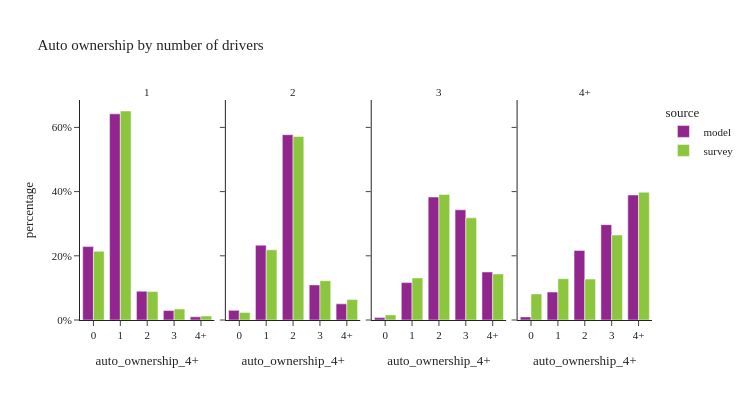

Write notebook code for a chart like this one.
### Code cell
util.plot_share_facetbar(hh_data.loc[hh_data['num_drivers_4+']!="0"], 'hh_weight', share_col="auto_ownership_4+", title="Auto ownership by number of drivers", 
                            facet_col="num_drivers_4+", facet_col_wrap=4, height=400, orientation='v')

### Figure 1 — Plotly figure (JSON) as saved in the notebook; plotly's stock layout.template omitted (floating-point values rounded to 4 significant figures)
{"data": [{"alignmentgroup": "True", "customdata": [[119922], [336731], [47062], [15460], [5183]], "hovertemplate": "source=model<br>num_drivers_4+=1<br>auto_ownership_4+=%{x}<br>percentage=%{y}<br>sample_size=%{customdata[0]}<extra></extra>", "legendgroup": "model", "marker": {"color": "#91268F", "pattern": {"shape": ""}}, "name": "model", "offsetgroup": "model", "orientation": "v", "showlegend": true, "textposition": "auto", "type": "bar", "x": ["0", "1", "2", "3", "4+"], "xaxis": "x", "y": [0.2287, 0.6422, 0.08975, 0.02948, 0.009884], "yaxis": "y"}, {"alignmentgroup": "True", "customdata": [[25649], [199312], [493564], [93472], [43019]], "hovertemplate": "source=model<br>num_drivers_4+=2<br>auto_ownership_4+=%{x}<br>percentage=%{y}<br>sample_size=%{customdata[0]}<extra></extra>", "legendgroup": "model", "marker": {"color": "#91268F", "pattern": {"shape": ""}}, "name": "model", "offsetgroup": "model", "orientation": "v", "showlegend": false, "textposition": "auto", "type": "bar", "x": ["0", "1", "2", "3", "4+"], "xaxis": "x2", "y": [0.03, 0.2331, 0.5773, 0.1093, 0.05031], "yaxis": "y2"}, {"alignmentgroup": "True", "customdata": [[1555], [24208], [79649], [71346], [31097]], "hovertemplate": "source=model<br>num_drivers_4+=3<br>auto_ownership_4+=%{x}<br>percentage=%{y}<br>sample_size=%{customdata[0]}<extra></extra>", "legendgroup": "model", "marker": {"color": "#91268F", "pattern": {"shape": ""}}, "name": "model", "offsetgroup": "model", "orientation": "v", "showlegend": false, "textposition": "auto", "type": "bar", "x": ["0", "1", "2", "3", "4+"], "xaxis": "x3", "y": [0.007481, 0.1165, 0.3832, 0.3432, 0.1496], "yaxis": "y3"}, {"alignmentgroup": "True", "customdata": [[1437], [12945], [32248], [44196], [57933]], "hovertemplate": "source=model<br>num_drivers_4+=4+<br>auto_ownership_4+=%{x}<br>percentage=%{y}<br>sample_size=%{customdata[0]}<extra></extra>", "legendgroup": "model", "marker": {"color": "#91268F", "pattern": {"shape": ""}}, "name": "model", "offsetgroup": "model", "orientation": "v", "showlegend": false, "textposition": "auto", "type": "bar", "x": ["0", "1", "2", "3", "4+"], "xaxis": "x4", "y": [0.00966, 0.08702, 0.2168, 0.2971, 0.3894], "yaxis": "y4"}, {"alignmentgroup": "True", "customdata": [[511], [994], [125], [25], [14]], "hovertemplate": "source=survey<br>num_drivers_4+=1<br>auto_ownership_4+=%{x}<br>percentage=%{y}<br>sample_size=%{customdata[0]}<extra></extra>", "legendgroup": "survey", "marker": {"color": "#8CC63E", "pattern": {"shape": ""}}, "name": "survey", "offsetgroup": "survey", "orientation": "v", "showlegend": true, "textposition": "auto", "type": "bar", "x": ["0", "1", "2", "3", "4+"], "xaxis": "x", "y": [0.214, 0.6511, 0.08845, 0.03391, 0.01251], "yaxis": "y"}, {"alignmentgroup": "True", "customdata": [[114], [626], [868], [161], [57]], "hovertemplate": "source=survey<br>num_drivers_4+=2<br>auto_ownership_4+=%{x}<br>percentage=%{y}<br>sample_size=%{customdata[0]}<extra></extra>", "legendgroup": "survey", "marker": {"color": "#8CC63E", "pattern": {"shape": ""}}, "name": "survey", "offsetgroup": "survey", "orientation": "v", "showlegend": false, "textposition": "auto", "type": "bar", "x": ["0", "1", "2", "3", "4+"], "xaxis": "x2", "y": [0.02352, 0.2186, 0.5719, 0.1224, 0.0636], "yaxis": "y2"}, {"alignmentgroup": "True", "customdata": [[8], [50], [97], [74], [27]], "hovertemplate": "source=survey<br>num_drivers_4+=3<br>auto_ownership_4+=%{x}<br>percentage=%{y}<br>sample_size=%{customdata[0]}<extra></extra>", "legendgroup": "survey", "marker": {"color": "#8CC63E", "pattern": {"shape": ""}}, "name": "survey", "offsetgroup": "survey", "orientation": "v", "showlegend": false, "textposition": "auto", "type": "bar", "x": ["0", "1", "2", "3", "4+"], "xaxis": "x3", "y": [0.01595, 0.1311, 0.391, 0.3183, 0.1436], "yaxis": "y3"}, {"alignmentgroup": "True", "customdata": [[6], [24], [24], [29], [36]], "hovertemplate": "source=survey<br>num_drivers_4+=4+<br>auto_ownership_4+=%{x}<br>percentage=%{y}<br>sample_size=%{customdata[0]}<extra></extra>", "legendgroup": "survey", "marker": {"color": "#8CC63E", "pattern": {"shape": ""}}, "name": "survey", "offsetgroup": "survey", "orientation": "v", "showlegend": false, "textposition": "auto", "type": "bar", "x": ["0", "1", "2", "3", "4+"], "xaxis": "x4", "y": [0.08121, 0.1287, 0.1274, 0.2647, 0.398], "yaxis": "y4"}], "layout": {"annotations": [{"font": {}, "showarrow": false, "text": "1", "x": 0.1175, "xanchor": "center", "xref": "paper", "y": 1.0, "yanchor": "bottom", "yref": "paper"}, {"font": {}, "showarrow": false, "text": "2", "x": 0.3725, "xanchor": "center", "xref": "paper", "y": 1.0, "yanchor": "bottom", "yref": "paper"}, {"font": {}, "showarrow": false, "text": "3", "x": 0.6275, "xanchor": "center", "xref": "paper", "y": 1.0, "yanchor": "bottom", "yref": "paper"}, {"font": {}, "showarrow": false, "text": "4+", "x": 0.8825, "xanchor": "center", "xref": "paper", "y": 1.0, "yanchor": "bottom", "yref": "paper"}], "barmode": "group", "height": 400, "legend": {"title": {"text": "source"}, "tracegroupgap": 0}, "title": {"text": "Auto ownership by number of drivers"}, "width": 750, "xaxis": {"anchor": "y", "domain": [0.0, 0.235], "title": {"text": "auto_ownership_4+"}}, "xaxis2": {"anchor": "y2", "domain": [0.255, 0.49], "matches": "x", "title": {"text": "auto_ownership_4+"}}, "xaxis3": {"anchor": "y3", "domain": [0.51, 0.745], "matches": "x", "title": {"text": "auto_ownership_4+"}}, "xaxis4": {"anchor": "y4", "domain": [0.765, 1.0], "matches": "x", "title": {"text": "auto_ownership_4+"}}, "yaxis": {"anchor": "x", "domain": [0.0, 1.0], "tickformat": ".0%", "title": {"text": "percentage"}}, "yaxis2": {"anchor": "x2", "domain": [0.0, 1.0], "matches": "y", "showticklabels": false, "tickformat": ".0%"}, "yaxis3": {"anchor": "x3", "domain": [0.0, 1.0], "matches": "y", "showticklabels": false}, "yaxis4": {"anchor": "x4", "domain": [0.0, 1.0], "matches": "y", "showticklabels": false}}}
